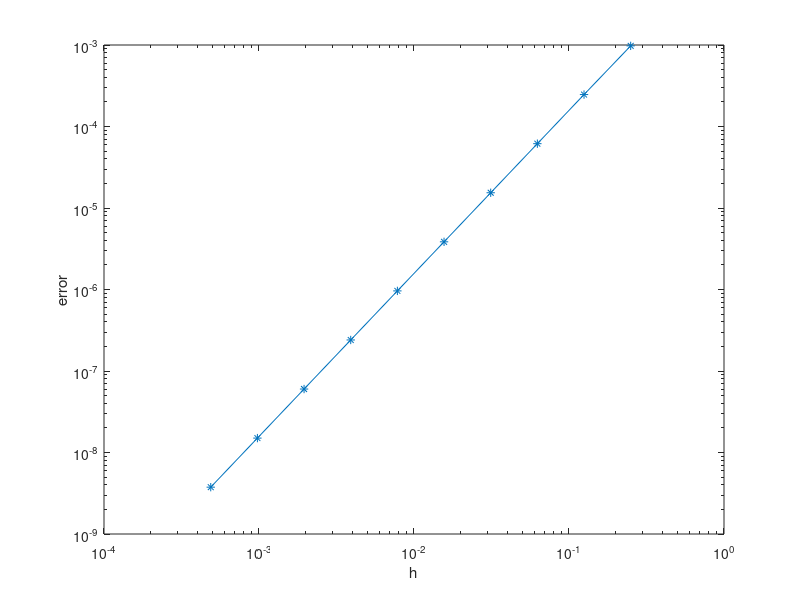

Source code (MATLAB):
clear

for j = 1:10
    % number of points to use in approximation
    N = 2*2^j;
    
    D = zeros(N-1,N+1);
    
    for k = 1:N-1
        D(k,k  ) =  1;
        D(k,k+1) = -2;
        D(k,k+2) =  1;
    end
    
    % forcing function
    f = @(x) exp(-x.^2).*(4*x.^2-2);
    
    % create the grid
    x = linspace(0,1,N+1)';
    h(j) = x(2)-x(1);
    
    % set the boundary conditions
    a = 0;
    b = 1;
    
    % exact solution
    qexact = exp(-x.^2) + (b - exp(-1) - a + 1).*x + (a-1);
    
    % create solution vector
    q = zeros(N+1,1);
    q(1) = a;
    q(N+1) = b; % q(end) = b;
    
    % Create RHS vector
    b = h(j)^2*f(x(2:end-1)) - D*q;
    q(2:end-1) = D(:,2:end-1) \ b;
    
    % subplot(2,1,1)
    % plot(x,q,'b*-',x,qexact,'r*-')
    
    % subplot(2,1,2)
    % plot(x,q-qexact,'r*-')
    % pause
    
    err(j) = norm(q-qexact)*sqrt(h(j));
end

loglog(h,err,'*-')
xlabel('h')
ylabel('error')

p = (log(err(2:end))-log(err(1:end-1)))./(log(h(2:end))-log(h(1:end-1)));




